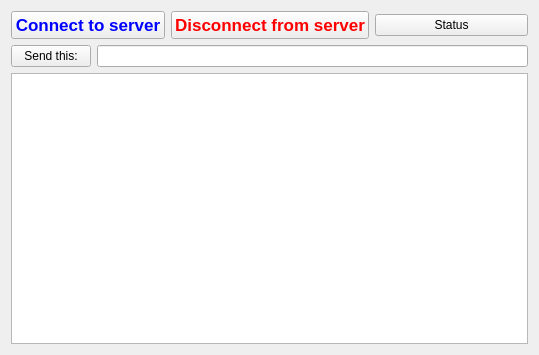
<?xml version="1.0" encoding="UTF-8"?>
<ui version="4.0">
 <class>MainWindow</class>
 <widget class="QMainWindow" name="MainWindow">
  <property name="geometry">
   <rect>
    <x>0</x>
    <y>0</y>
    <width>539</width>
    <height>355</height>
   </rect>
  </property>
  <property name="windowTitle">
   <string>Client</string>
  </property>
  <widget class="QWidget" name="centralWidget">
   <layout class="QGridLayout" name="gridLayout_2">
    <item row="0" column="0">
     <layout class="QGridLayout" name="gridLayout">
      <item row="1" column="0">
       <widget class="QPushButton" name="pushButton_send">
        <property name="text">
         <string>Send this:</string>
        </property>
       </widget>
      </item>
      <item row="1" column="1">
       <widget class="QLineEdit" name="lineEdit_message"/>
      </item>
      <item row="2" column="0" colspan="2">
       <widget class="QTextEdit" name="textEdit_log"/>
      </item>
      <item row="0" column="0" colspan="2">
       <layout class="QHBoxLayout" name="horizontalLayout_2">
        <item>
         <widget class="QPushButton" name="pushButton_connect">
          <property name="font">
           <font>
            <pointsize>13</pointsize>
            <weight>75</weight>
            <bold>true</bold>
           </font>
          </property>
          <property name="styleSheet">
           <string notr="true">color: rgb(0, 0, 255);</string>
          </property>
          <property name="text">
           <string>Connect to server</string>
          </property>
         </widget>
        </item>
        <item>
         <widget class="QPushButton" name="pushButton_disconnect">
          <property name="enabled">
           <bool>true</bool>
          </property>
          <property name="font">
           <font>
            <pointsize>13</pointsize>
            <weight>75</weight>
            <bold>true</bold>
           </font>
          </property>
          <property name="styleSheet">
           <string notr="true">color: rgb(255, 0, 0);</string>
          </property>
          <property name="text">
           <string>Disconnect from server</string>
          </property>
         </widget>
        </item>
        <item>
         <widget class="QPushButton" name="pushButton">
          <property name="text">
           <string>Status</string>
          </property>
         </widget>
        </item>
       </layout>
      </item>
     </layout>
    </item>
   </layout>
  </widget>
 </widget>
 <layoutdefault spacing="6" margin="11"/>
 <resources/>
 <connections/>
</ui>
